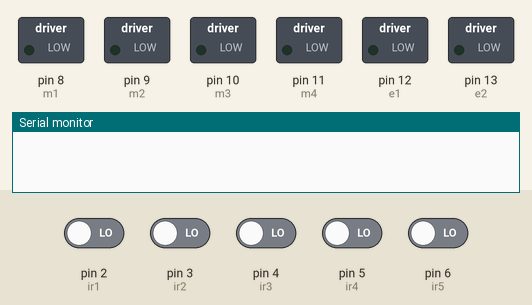
A sketch run on a simulated Arduino Uno, built with avr-gcc and run on an emulated ATmega328P. On the bench: switched loads named in the sketch (green lamp = pin HIGH), the last lines printed to the serial monitor. Inputs (shaded band) come from the test bench; at power-on: pin 2 (ir1), pin 3 (ir2), pin 4 (ir3), pin 5 (ir4), pin 6 (ir5) LOW.

Above: at 10.8 s.
10.9 s: pin 2 (ir1) driven HIGH and pin 3 (ir2) driven HIGH
At 15.8 s:
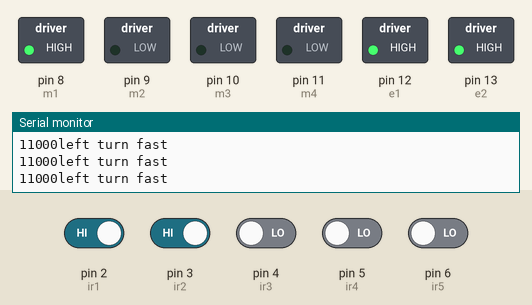
16.9 s: pin 6 (ir5) driven HIGH
At 17.4 s:
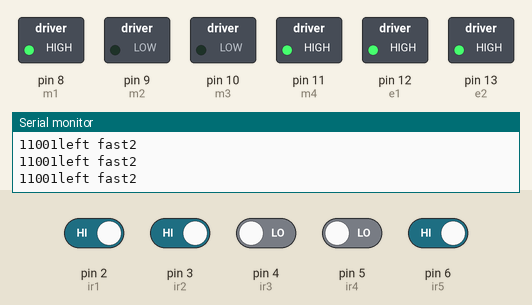
22.9 s: pin 5 (ir4) driven HIGH
At 23.9 s:
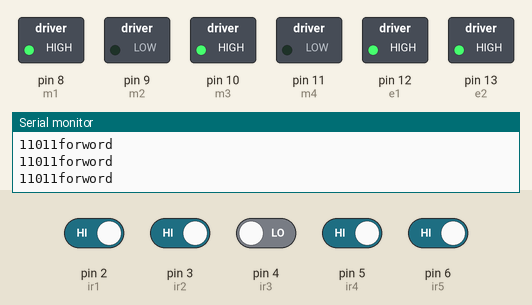
28.9 s: pin 3 (ir2) driven LOW
At 29.7 s:
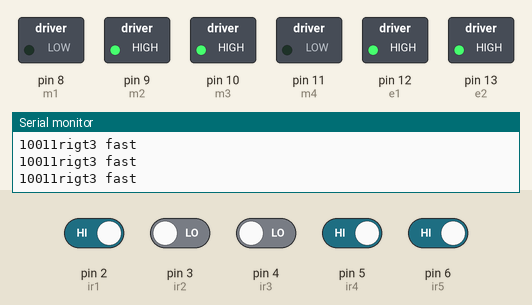
34.9 s: pin 4 (ir3) driven HIGH
At 35.2 s:
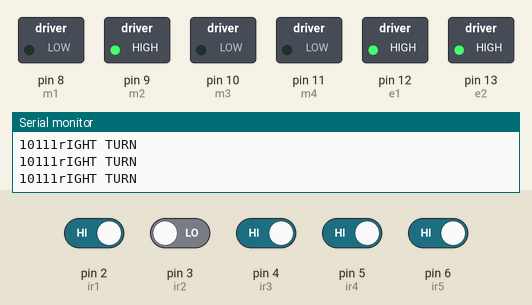
40.9 s: pin 4 (ir3) driven LOW
At 41.4 s:
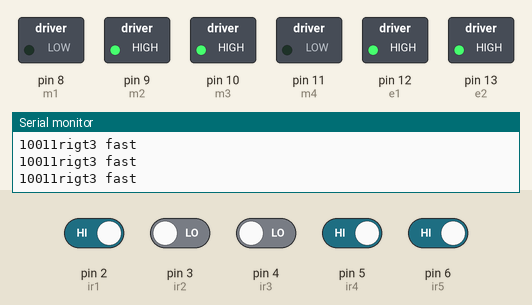
Timing chart, 0 to 43.9 s (numbered marks = the images above; inputs shaded):
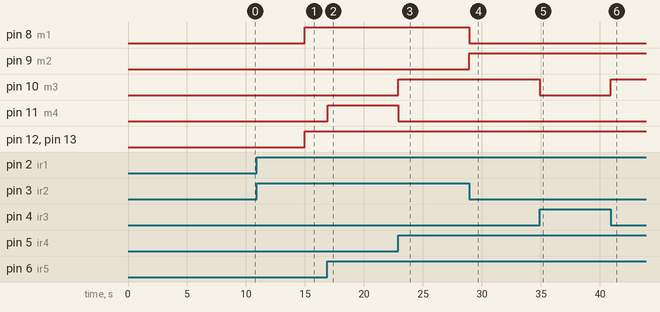

The sketch:

final_last.ino
```cpp
#define m1 8  //Right Motor MA1
#define m2 9  //Right Motor MA2
#define m3 10  //Left Motor MB1
#define m4 11 //Left Motor MB2
#define e1 12 //Right Motor Enable Pin EA
#define e2 13 //Left Motor Enable Pin EB

//**********5 Channel IR Sensor Connection**********//
#define ir1 2
#define ir2 3
#define ir3 4
#define ir4 5
#define ir5 6
//*************************************************//

void setup() {
  Serial.begin(9600);
  pinMode(m1, OUTPUT);
  pinMode(m2, OUTPUT);
  pinMode(m3, OUTPUT);
  pinMode(m4, OUTPUT);
  pinMode(e1, OUTPUT);
  pinMode(e2, OUTPUT);
  pinMode(ir1, INPUT);
  pinMode(ir2, INPUT);
  pinMode(ir3, INPUT);
  pinMode(ir4, INPUT);
  pinMode(ir5, INPUT);
}

void loop() {
  //Reading Sensor Values
  int s1 = digitalRead(ir1);  //Left Most Sensor
  int s2 = digitalRead(ir2);  //Left Sensor
  int s3 = digitalRead(ir3);  //Middle Sensor
  int s4 = digitalRead(ir4);  //Right Sensor
  int s5 = digitalRead(ir5);  //Right Most Sensor
//  int flag=0;

  //if only middle sensor detects black line
  if((s1 == 1) && (s2 == 1) && (s3 == 0) && (s4 == 1) && (s5 == 1))
  {
    //going forward with full speed
    analogWrite(e1, 255); //you can adjust the speed of the motors from 0-255
    analogWrite(e2, 255); //you can adjust the speed of the motors from 0-255

    digitalWrite(m1, HIGH);
    digitalWrite(m2, LOW);
    digitalWrite(m3, HIGH);
    digitalWrite(m4, LOW);
    Serial.print(s1);
Serial.print(s2);
Serial.print(s3);
Serial.print(s4);
Serial.print(s5);
Serial.println("forword");
  }

  //if only left sensor detects black line
  if((s1 == 1) && (s2 == 0) && (s3 == 1) && (s4 == 1) && (s5 == 1))
  {
    //going right with full speed
    analogWrite(e1, 255); //you can adjust the speed of the motors from 0-255
    analogWrite(e2, 255); //you can adjust the speed of the motors from 0-255
    digitalWrite(m1, LOW);
    digitalWrite(m2, HIGH);
    digitalWrite(m3, LOW);
    digitalWrite(m4, LOW);
    Serial.print(s1);
Serial.print(s2);
Serial.print(s3);
Serial.print(s4);
Serial.print(s5);
Serial.println("rIGHT TURN");
  }

  //if only left most sensor detects black line
  if((s1 == 0) && (s2 == 1) && (s3 == 1) && (s4 == 1) && (s5 == 1))
  {
    //going right with full speed
    analogWrite(e1, 255); //you can adjust the speed of the motors from 0-255
    analogWrite(e2, 255); //you can adjust the speed of the motors from 0-255
    digitalWrite(m1, LOW);
    digitalWrite(m2,HIGH);
    digitalWrite(m3, HIGH);
    digitalWrite(m4, LOW);
    Serial.print(s1);
Serial.print(s2);
Serial.print(s3);
Serial.print(s4);
Serial.print(s5);
Serial.println("sharp right");
  }

  //if only right sensor detects black line
  if((s1 == 1) && (s2 == 1) && (s3 == 1) && (s4 == 0) && (s5 == 1))
  {
    //going left with full speed
    analogWrite(e1, 255); //you can adjust the speed of the motors from 0-255
    analogWrite(e2, 255); //you can adjust the speed of the motors from 0-255
    digitalWrite(m1, HIGH);
    digitalWrite(m2, LOW);
    digitalWrite(m3, LOW);
    digitalWrite(m4, LOW);
    Serial.print(s1);
Serial.print(s2);
Serial.print(s3);
Serial.print(s4);
Serial.print(s5);
Serial.println("normaL LEFT");
  }

  //if only right most sensor detects black line
  if((s1 == 1) && (s2 == 1) && (s3 == 1) && (s4 == 1) && (s5 == 0))
  {
    //going left with full speed
    analogWrite(e1, 255); //you can adjust the speed of the motors from 0-255
    analogWrite(e2, 255); //you can adjust the speed of the motors from 0-255
    digitalWrite(m1, HIGH);
    digitalWrite(m2, LOW);
    digitalWrite(m3, LOW);
    digitalWrite(m4, HIGH);
  }

  //if middle and right sensor detects black line
  if((s1 == 1) && (s2 == 1) && (s3 == 0) && (s4 == 0) && (s5 == 1))
  {
    //going left with full speed
    analogWrite(e1, 255); //you can adjust the speed of the motors from 0-255
    analogWrite(e2, 255); //you can adjust the speed of the motors from 0-255
     digitalWrite(m1, HIGH);
    digitalWrite(m2, LOW);
    digitalWrite(m3, LOW);
    digitalWrite(m4, HIGH);
    Serial.print(s1);
Serial.print(s2);
Serial.print(s3);
Serial.print(s4);
Serial.print(s5);
Serial.println("left fast2 ");
  }

  //if middle and left sensor detects black line
  if((s1 == 1) && (s2 == 0) && (s3 == 0) && (s4 == 1) && (s5 == 1))
  {
    //going right with full speed
    analogWrite(e1, 255); //you can adjust the speed of the motors from 0-255
   analogWrite(e2, 255); //you can adjust the speed of the motors from 0-255
    digitalWrite(m1, LOW);
    digitalWrite(m2,HIGH);
    digitalWrite(m3, HIGH);
    digitalWrite(m4, LOW);
    Serial.print(s1);
Serial.print(s2);
Serial.print(s3);
Serial.print(s4);
Serial.print(s5);
Serial.println("rigt3 fast");
  }

  //if middle, left and left most sensor detects black line
  if((s1 == 0) && (s2 == 0) && (s3 == 0) && (s4 == 1) && (s5 == 1))
  {
    //going right with full speed
    analogWrite(e1, 255); //you can adjust the speed of the motors from 0-255
    analogWrite(e2, 255); //you can adjust the speed of the motors from 0-255
    digitalWrite(m1, LOW);
    digitalWrite(m2,HIGH);
    digitalWrite(m3, HIGH);
    digitalWrite(m4, LOW);
    Serial.print(s1);
Serial.print(s2);
Serial.print(s3);
Serial.print(s4);
Serial.print(s5);
Serial.println("right fast4");
  }

  //if middle, right and right most sensor detects black line
  if((s1 == 1) && (s2 == 1) && (s3 == 0) && (s4 == 0) && (s5 == 0))
  {
    //going left with full speed
    analogWrite(e1, 255); //you can adjust the speed of the motors from 0-255
    analogWrite(e2, 255); //you can adjust the speed of the motors from 0-255
    digitalWrite(m1, HIGH);
    digitalWrite(m2, LOW);
    digitalWrite(m3, LOW);
    digitalWrite(m4, LOW);
    Serial.print(s1);
Serial.print(s2);
Serial.print(s3);
Serial.print(s4);
Serial.print(s5);
Serial.println("left turn fast");
  }

  //if all sensors are on a white line
  if((s1 == 0) && (s2 == 0) && (s3 == 0) && (s4 == 0) && (s5 == 0))
  {
    //stop

   int flag=0;
   if(flag==0)
      {
      //stop
    digitalWrite(m1, LOW);
    digitalWrite(m2, LOW);
    digitalWrite(m3, LOW);
    digitalWrite(m4, LOW);
    delay(5000);
//    digitalWrite(m1, HIGH);
//    digitalWrite(m2, LOW);
//    digitalWrite(m3, HIGH);
//    digitalWrite(m4, LOW);
//    delay(250);
//
//
//
//    digitalWrite(m1, LOW);
//    digitalWrite(m2, LOW);
//    digitalWrite(m3, LOW);
//    digitalWrite(m4, LOW);
//    delay(15000);


    }
  }


  if((s1 == 1) && (s2 == 0) && (s3 == 0) && (s4 == 0) && (s5 == 1))
  {

     digitalWrite(m1, LOW);
    digitalWrite(m2, LOW);
    digitalWrite(m3, LOW);
    digitalWrite(m4, LOW);


  }
  }
```

Measured:
- after the input at 10.9 s, pin 8 (m1), pin 12 (e1), pin 13 (e2): LOW → HIGH after 4.1 s
- after the input at 16.9 s, pin 11 (m4): LOW → HIGH at once
- after the input at 22.9 s, pin 10 (m3): LOW → HIGH at once; pin 11 (m4): HIGH → LOW at once
- after the input at 28.9 s, pin 8 (m1): HIGH → LOW at once; pin 9 (m2): LOW → HIGH at once
- after the input at 34.9 s, pin 10 (m3): HIGH → LOW at once
- after the input at 40.9 s, pin 10 (m3): LOW → HIGH at once
